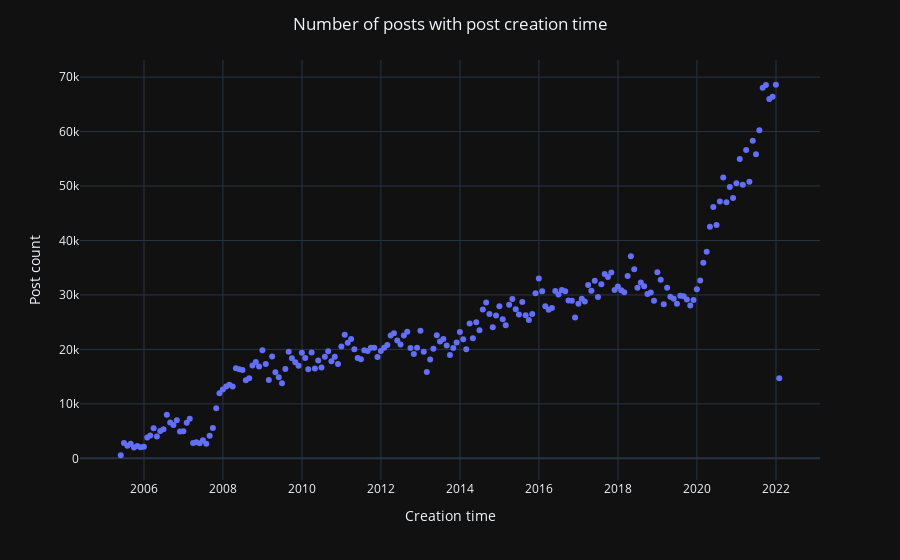

Source (notebook cell):
### Code cell
plot("post_creation_date_counts", px.scatter(post_creation_date_counts_df).update_layout(
    title="Number of posts with post creation time",
    xaxis_title="Creation time",
    yaxis_title="Post count",
    showlegend=False,
))

### Figure 1 — Plotly figure (JSON) as saved in the notebook; plotly's stock layout.template omitted (floating-point values rounded to 4 significant figures; data arrays with more than 128 entries replaced by an {"elided": "..."} marker saying what was removed)
{"data": [{"hovertemplate": "variable=count<br>index=%{x}<br>value=%{y}<extra></extra>", "legendgroup": "count", "marker": {"color": "#636efa", "symbol": "circle"}, "mode": "markers", "name": "count", "orientation": "v", "showlegend": true, "x": {"elided": "201 str values"}, "xaxis": "x", "y": {"elided": "201 int values"}, "yaxis": "y", "type": "scatter"}], "layout": {"xaxis": {"anchor": "y", "domain": [0.0, 1.0], "title": {"text": "Creation time"}}, "yaxis": {"anchor": "x", "domain": [0.0, 1.0], "title": {"text": "Post count"}}, "legend": {"title": {"text": "variable"}, "tracegroupgap": 0}, "margin": {"t": 60}, "title": {"text": "Number of posts with post creation time", "x": 0.5}, "showlegend": false}}
